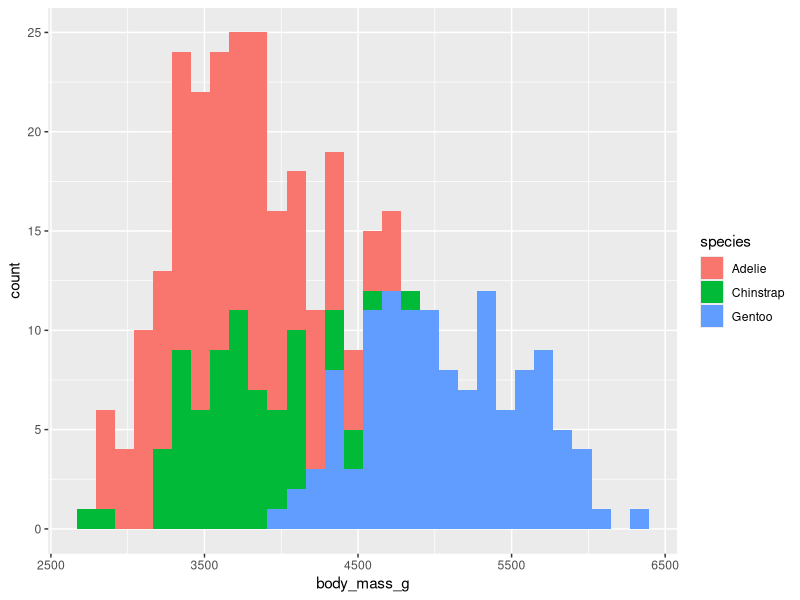
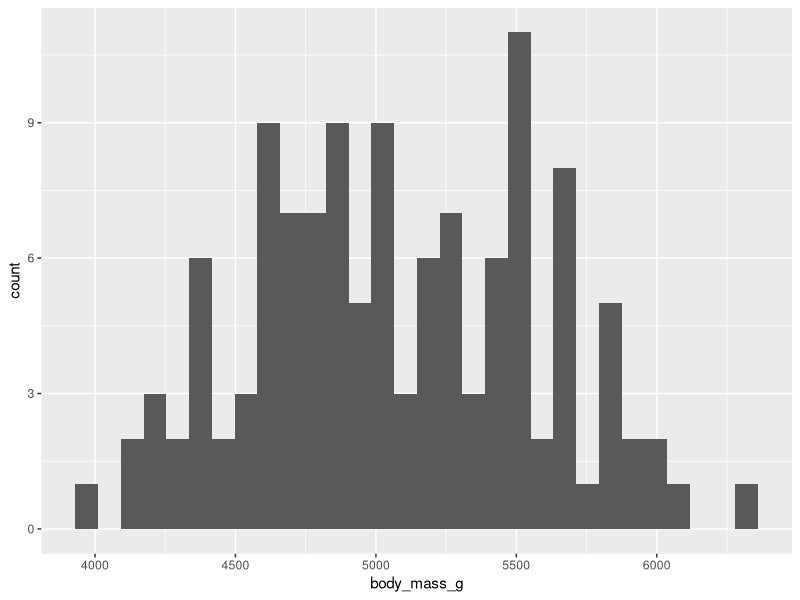
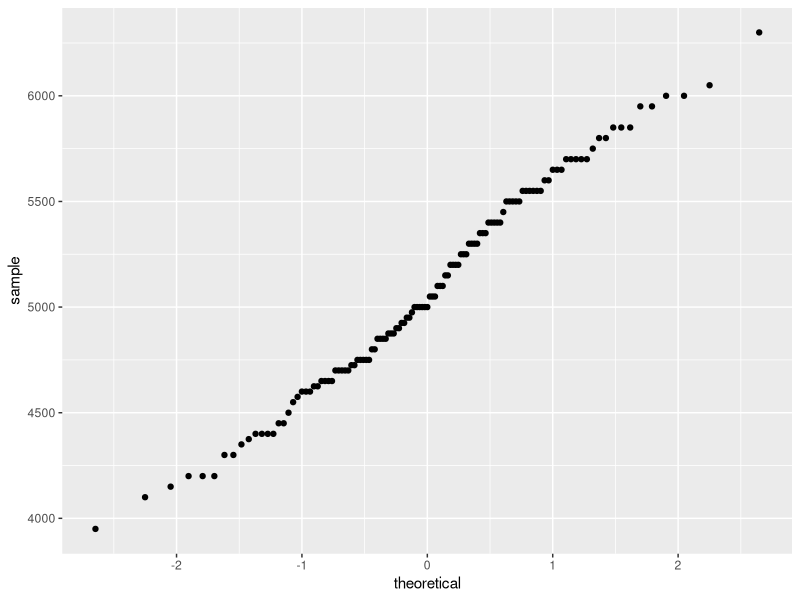
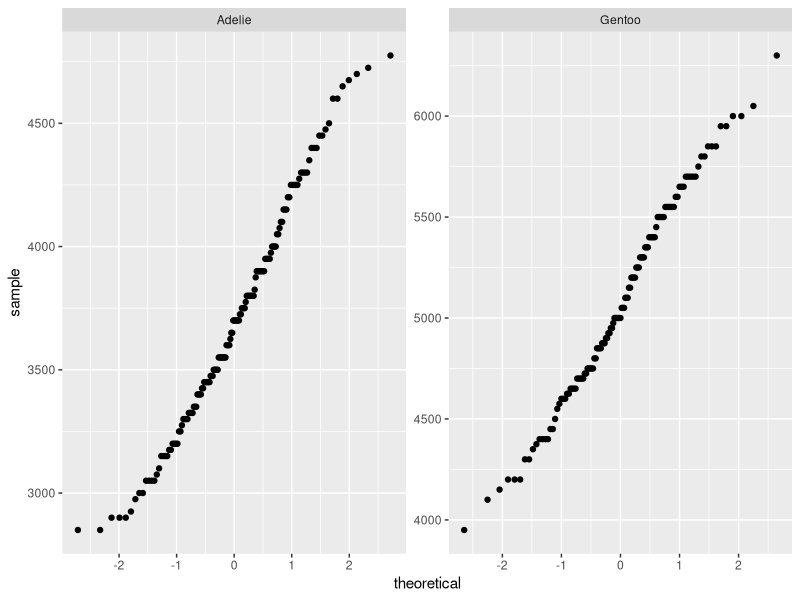

R code for these plots, in order:
# Haley Durbin
# 2023-02-21

library(palmerpenguins)
library(rstatix) # for levene_test
library(knitr)  # prints pretty tables with RMarkdown
library(tidyverse)


####### One-sample t-test ##########

head(penguins)
ggplot(data=penguins) +
  geom_histogram(aes(x=body_mass_g, fill=species))

gentoo = penguins %>%
  filter(species=="Gentoo")
head(gentoo)

ggplot(data=gentoo) +
  geom_histogram(aes(x=body_mass_g))

ggplot(data=gentoo) +
  stat_qq(aes(sample=body_mass_g))

gentoo %>%
  summarize(mean_body_mass_g = mean(body_mass_g, na.rm=TRUE),
            sd_body_mass_g = sd(body_mass_g, na.rm=TRUE))


###### run t-test. (are the means similar... a p-value less than 0.05 means that they are different)

t.test(gentoo$body_mass_g, mu=5500)

t_test_results = gentoo %>%
  t_test(body_mass_g ~ 1, mu=5500)
t_test_results




######## two-sample t-test
data_for_t_test = penguins %>%
  filter(species %in% c("Gentoo", "Adelie"),
         !is.na(body_mass_g)) %>%
  select(species, body_mass_g) %>%
  droplevels()


summary(data_for_t_test)

data_for_t_test %>%
  group_by(species) %>%
  summarize(mean=mean(body_mass_g),
            sd = sd(body_mass_g))
ggplot(data=data_for_t_test) +
  stat_qq(aes(sample=body_mass_g)) +
  facet_wrap(~species, scales="free")

# Check equality of variances; Levene's test null hypothesis: variances are equal
data_for_t_test %>% 
  levene_test(body_mass_g ~ species) # if p<0.05, variances are NOT equal

t.test(data_for_t_test$body_mass_g ~ data_for_t_test$species, var.equal=TRUE) #automatically uses Welch's test, so we have to tell it to use Lavene's test by confirming that the variances are equal 
